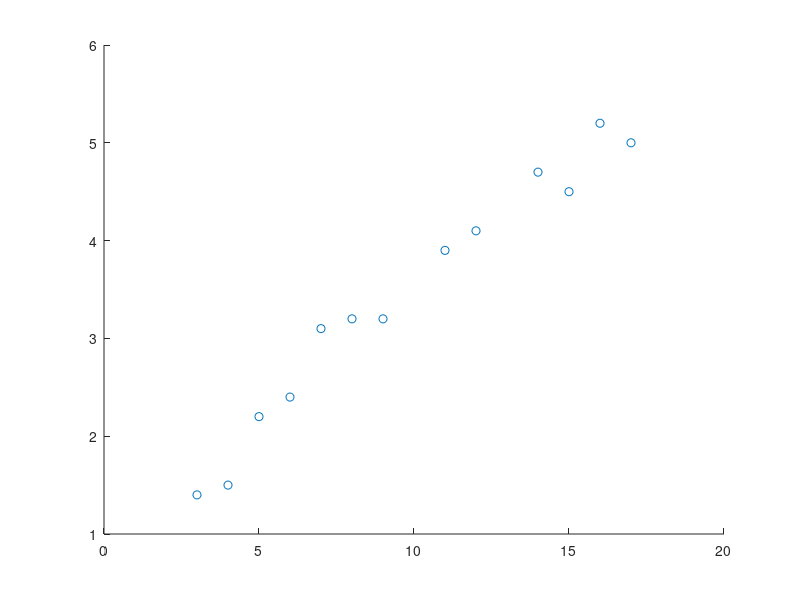

MATLAB code to generate this figure: (Note: this script raises an error after producing the figure.)
%linear regression
age_WingLength = [3 4 5 6 7 8 9 11 12 14 15 16 17; 1.4 1.5 2.2 2.4 3.1 3.2 3.2 3.9 4.1 4.7 4.5 5.2 5.0]
age = age_WingLength(1,:)
WingLength = age_WingLength(2,:)
%plot relationship
scatter(age_WingLength(1,:),age_WingLength(2,:))
%%
% create regression model. This also outputs the p value, SE, and tStat,
% and R squared
mdl_age_Wing = fitlm(age,WingLength)
%%
%plot the regression line with confidence bounds
plot(mdl_age_Wing)
%%
%calculate Pearson's r
r_age_Wing = corrcoef(age,WingLength)

%%add some noise
noise_age_1 = randi (10)
noise_age_2 = randi(10)
noise_age_3 = randi(10)

noise_wing_1 = randi(6)
noise_wing_2 = randi(6)
noise_wing_3 = randi(6)

noise_age_wing = [3 4 5 6 7 8 9 11 12 14 15 16 17 noise_age_1 noise_age_2 noise_age_3; 1.4 1.5 2.2 2.4 3.1 3.2 3.2 3.9 4.1 4.7 4.5 5.2 5.0 noise_wing_1 noise_wing_2 noise_wing_3]
noise_age = noise_age_wing(1,:)
noise_wing = noise_age_wing(2,:)
mdl_noise = fitlm(noise_age,noise_wing)
plot(mdl_noise)

%effect: R Squared decreased
